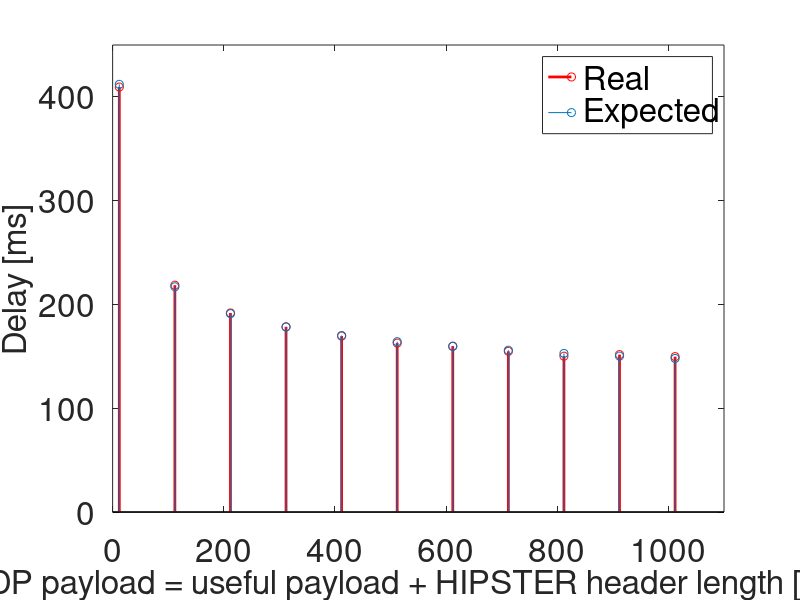

Here is the MATLAB script that generated this plot: (Note: this script raises an error after producing the figure.)
close all
clear all
clc

HIPSTER_HEADER_LENGTH = 12;

%creating vector with delay, one for each continent
formatSpec = '%f';
sizeA = 10000;

fileID = fopen('delay12.txt','r');
delay12 = fscanf(fileID,formatSpec,sizeA);
fclose(fileID);

fileID = fopen('delay100.txt','r');
delay100 = fscanf(fileID,formatSpec,sizeA);
fclose(fileID);

fileID = fopen('delay200.txt','r');
delay200 = fscanf(fileID,formatSpec,sizeA);
fclose(fileID);

fileID = fopen('delay300.txt','r');
delay300 = fscanf(fileID,formatSpec,sizeA);
fclose(fileID);

fileID = fopen('delay400.txt','r');
delay400 = fscanf(fileID,formatSpec,sizeA);
fclose(fileID);

fileID = fopen('delay500.txt','r');
delay500 = fscanf(fileID,formatSpec,sizeA);
fclose(fileID);

fileID = fopen('delay600.txt','r');
delay600 = fscanf(fileID,formatSpec,sizeA);
fclose(fileID);

fileID = fopen('delay700.txt','r');
delay700 = fscanf(fileID,formatSpec,sizeA);
fclose(fileID);

fileID = fopen('delay800.txt','r');
delay800 = fscanf(fileID,formatSpec,sizeA);
fclose(fileID);

fileID = fopen('delay900.txt','r');
delay900 = fscanf(fileID,formatSpec,sizeA);
fclose(fileID);

fileID = fopen('delay1000.txt','r');
delay1000 = fscanf(fileID,formatSpec,sizeA);
fclose(fileID);

% Compute means for each payload length
m_delay12 = mean(delay12);
m_delay100 = mean(delay100);
m_delay200 = mean(delay200);
m_delay300 = mean(delay300);
m_delay400 = mean(delay400);
m_delay500 = mean(delay500);
m_delay600 = mean(delay600);
m_delay700 = mean(delay700);
m_delay800 = mean(delay800);
m_delay900 = mean(delay900);
m_delay1000 = mean(delay1000);

% and compare them with the expected ones
L = 0:100:1000;
real_mean_dl = [m_delay12, m_delay100, m_delay200, m_delay300, m_delay400, m_delay500, m_delay600, m_delay700, m_delay800, m_delay900, m_delay1000];
expected_mean_dl = 1024./log(L + HIPSTER_HEADER_LENGTH);
figure
title('Expected mean delay vs real delay introduced at Channel');
stem((L + HIPSTER_HEADER_LENGTH), real_mean_dl, 'r', 'Linewidth', 2); hold on
stem((L + HIPSTER_HEADER_LENGTH), expected_mean_dl); hold off
xlabel('UDP payload = useful payload + HIPSTER header length [byte]');
ylabel('Delay [ms]');
legend('Real', 'Expected');
axis([0 1100 0 450]);

set(gcf, 'Position', [0 0 750 600]);
set(gcf, 'Color', 'w');
fig=gcf;
set(findall(fig,'-property','FontSize'),'FontSize',24)
export_fig meanDelay.png -q101 -nocrop

% Compute std_dv
sigma_delay = std(delay1000);

% Compute CDF
[Cdelay, x1] = ecdf(delay1000);

% Compute PDF
[Pdelay, x11] = ksdensity(delay1000);

% Compute the expected CDF of the delay introduced on a packet with 1000 +
% HIPSTER_HEADER_LENGTH payload
expectedExpCDF = expcdf(x1, 1024/log(1000 + HIPSTER_HEADER_LENGTH));

% Compare the theoretical CDF and the real one
figure;
plot(x1, Cdelay, 'r', x1, expectedExpCDF, 'b', 'LineWidth', 1.5);
legend('Real CDF', 'Expected CDF', 'Location', 'southeast');
axis([min(delay1000) max(delay1000) -0.05 1.05]);
xlabel('Delay [ms]');
ylabel('CDF');

set(gcf, 'Position', [0 0 750 600]);
set(gcf, 'Color', 'w');
fig=gcf;
set(findall(fig,'-property','FontSize'),'FontSize',24)
export_fig cdfDelay.png -q101 -nocrop


% and perform a Kolmogorov-Smirnov test

alpha = 0.05;

exponentialdelay = fitdist(delay1000, 'exponential');
hexdelay = kstest(delay1000, exponentialdelay, alpha);




% %plot PDF in the same graph
% figure;
% plot(x11, Pdelay);
% legend('pdf');
% %title('Empirical PDF');
% xlabel('delay');
% ylabel('Empirical PDF');
% %axis([0 1500 -0.0005 0.035]);
% 
% % set(gcf, 'Position', [0 0 750 600]);
% % set(gcf, 'Color', 'w');
% % fig=gcf;
% % set(findall(fig,'-property','FontSize'),'FontSize',24)
% % export_fig pdf.png -q101 -nocrop


